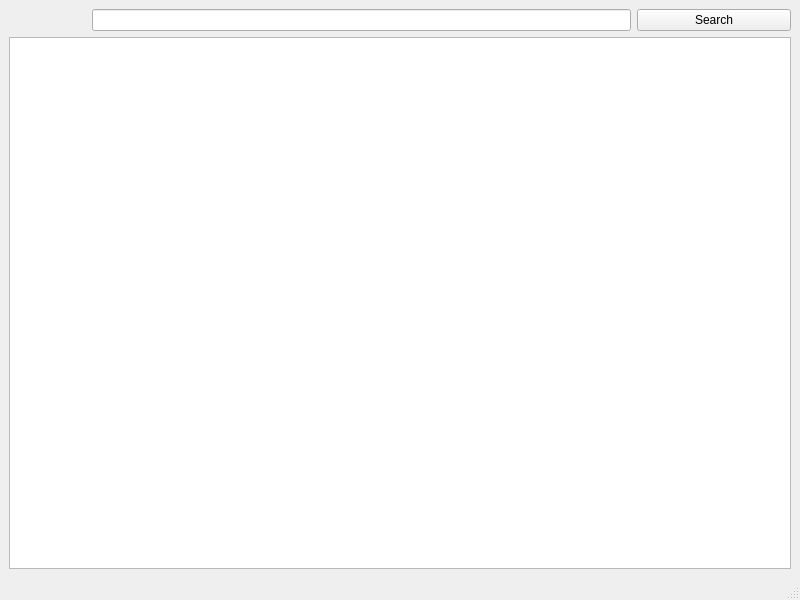
<?xml version="1.0" encoding="UTF-8"?>
<ui version="4.0">
 <class>MainWindow</class>
 <widget class="QMainWindow" name="MainWindow">
  <property name="geometry">
   <rect>
    <x>0</x>
    <y>0</y>
    <width>800</width>
    <height>600</height>
   </rect>
  </property>
  <property name="windowTitle">
   <string>MainWindow</string>
  </property>
  <widget class="QWidget" name="centralwidget">
   <layout class="QVBoxLayout" name="verticalLayout" stretch="15,85">
    <item>
     <layout class="QHBoxLayout" name="horizontalLayout" stretch="10,70,20">
      <item>
       <widget class="QLabel" name="statuslabel">
        <property name="text">
         <string/>
        </property>
       </widget>
      </item>
      <item>
       <widget class="QLineEdit" name="searchBox"/>
      </item>
      <item>
       <widget class="QPushButton" name="searchButton">
        <property name="text">
         <string>Search</string>
        </property>
       </widget>
      </item>
     </layout>
    </item>
    <item>
     <widget class="QTableWidget" name="tableWidget"/>
    </item>
   </layout>
  </widget>
  <widget class="QStatusBar" name="statusbar"/>
 </widget>
 <resources/>
 <connections/>
</ui>
